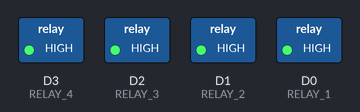
A sketch run on a simulated ESP8266 (NodeMCU). Parts: switched loads named in the sketch (green lamp = pin HIGH).

Above: at 2.5 s.
At 7.5 s:
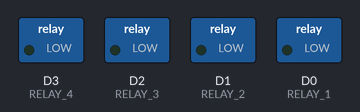
Timing chart, 0 to 13.0 s (numbered marks = the images above):
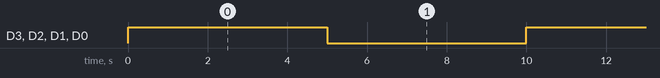

The sketch:

4channel_realy_control.ino
```cpp
#define RELAY_1 D0
#define RELAY_2 D1
#define RELAY_3 D2
#define RELAY_4 D3


void setup() {
  pinMode(RELAY_1, OUTPUT);
  pinMode(RELAY_2, OUTPUT);
  pinMode(RELAY_3, OUTPUT);
  pinMode(RELAY_4, OUTPUT);
}

void loop() {
  digitalWrite(RELAY_1, HIGH);
  digitalWrite(RELAY_2, HIGH);
  digitalWrite(RELAY_3, HIGH);
  digitalWrite(RELAY_4, HIGH);
  delay(5000);
  digitalWrite(RELAY_1, LOW);
  digitalWrite(RELAY_2, LOW);
  digitalWrite(RELAY_3, LOW);
  digitalWrite(RELAY_4, LOW);
  delay(5000);
}
```

Measured:
- by itself, D3 (RELAY_4), D2 (RELAY_3), D1 (RELAY_2), D0 (RELAY_1): alternates HIGH for 5.0 s and LOW for 5.0 s
